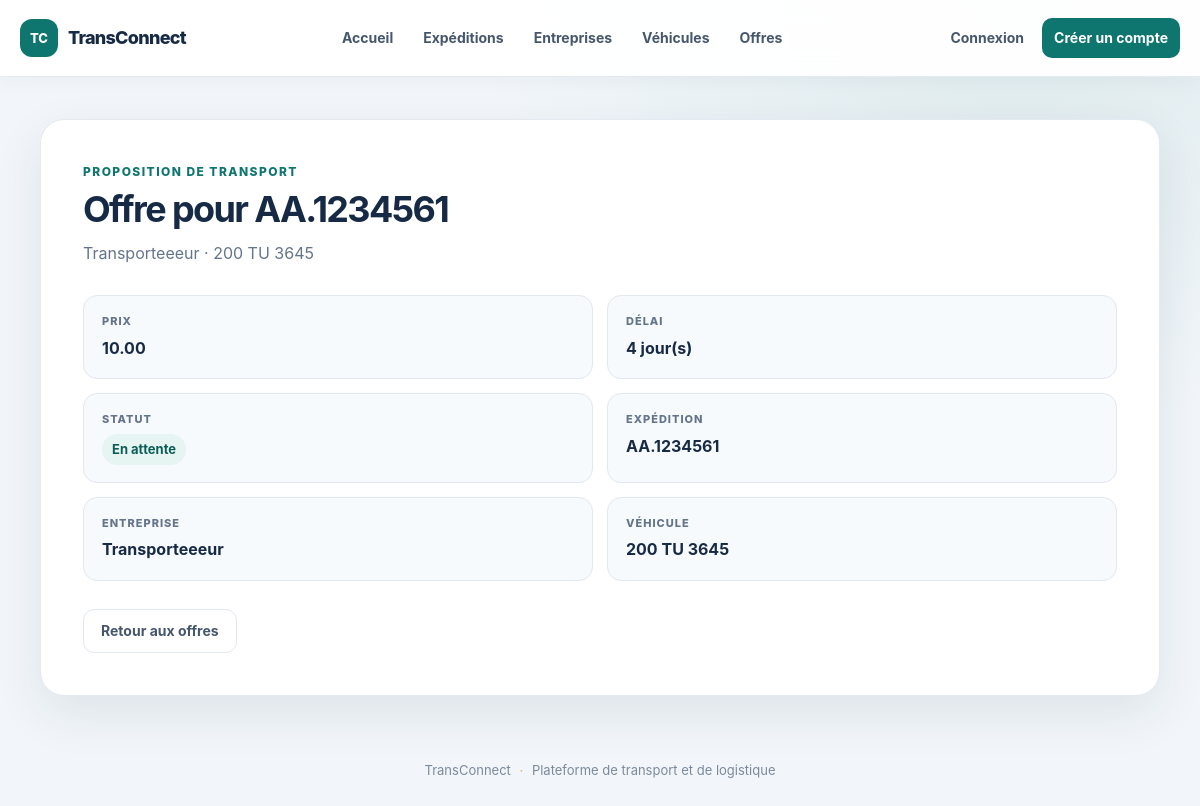
The page /offre/1/ on the database its author committed.
### OffreApp/models.py (models this page shows, shortened)
class Offre(models.Model):
    prix = models.DecimalField(
        max_digits=10,
        decimal_places=2,
        validators=[MinValueValidator(0.01, "Le prix doit être supérieur à 0")],
    )
    delai_jours = models.IntegerField(
        validators=[MinValueValidator(1, "Le délai doit être supérieur ou égal à 1")]
    )
    status = models.CharField(max_length=20, choices=[('en_attente', 'En attente'), ('acceptee', 'Acceptée'), ('refusee', 'Refusée')], default='en_attente')
    date_proposition = models.DateTimeField(auto_now_add=True)
    created_at = models.DateTimeField(auto_now_add=True)
    updated_at = models.DateTimeField(auto_now=True)
    Entreprise = models.ForeignKey(
        Entreprise, on_delete=models.CASCADE,
        related_name='entreprises_offres',
        )
    Vehicule = models.ForeignKey(
        'VehiculeApp.Vehicule', on_delete=models.CASCADE,
        related_name='vehicules_offres',
        )
    expedition = models.ForeignKey(
        'ExpeditionApp.Expedition', on_delete=models.CASCADE,
        related_name='expeditions_offres',
        )

### ExpeditionApp/models.py (models this page shows, shortened)
class Expedition(models.Model):
    reference = models.CharField(max_length=100, unique=True)
    ville_depart = models.CharField(max_length=100)
    ville_arrivee = models.CharField(max_length=100)
    poids = models.DecimalField(max_digits=10, decimal_places=2)
    MinValueValidator(0.1, "Le poids doit être supérieur à 0")
    date_souhaitee = models.DateField()
    description = models.TextField(blank=True, null=True)
    status = models.CharField(max_length=20,
    choices=[('en_attente', 'En attente'),
                ('publiee', 'Publiée'),
                ('attribuee', 'Attribuée'),
                ('en_cours', 'En cours'),
                ('terminee', 'Terminée'),
                ('annulee', 'Annulée'),
    ], default='en_attente')
    created_at = models.DateTimeField(auto_now_add=True)
    updated_at = models.DateTimeField(auto_now=True)
    entreprise = models.ForeignKey(
        Entreprise,
        on_delete=models.CASCADE,
        related_name='entreprises',
    )

### EntrepriseApp/models.py (models this page shows, shortened)
class Entreprise(models.Model):
    raison_sociale = models.CharField(max_length=200, blank=False, null=False)
    matricule_fiscale = models.CharField(max_length=17, unique=True, blank=False, null=False)
    adresse = models.TextField()
    MinLengthValidator(20,"l'adresse doit contenir au moins 20 caractères")
    MaxLengthValidator(400,"l'adresse doit contenir au maximum 200 caractères")
    type_entreprise = models.CharField(max_length=100,
    choices=[
        ('C', 'Chargeur'),
        ('T', 'Transporteur'),
    ])
    creation_date = models.DateTimeField(auto_now_add=True)
    update_date = models.DateTimeField(auto_now=True)
    gerant = models.OneToOneField(utilisateur, on_delete=models.CASCADE,
    related_name='entreprise')

### VehiculeApp/models.py (models this page shows, shortened)
class Vehicule(models.Model):
    immatriculation = models.CharField(max_length=20, unique=True)
    type_vehicule = models.CharField(max_length=50, choices=[('camion', 'Camion'), ('voiture', 'Voiture'), ('moto', 'Moto')])
    capacite = models.PositiveIntegerField(validators=[MinValueValidator(1, "La capacité doit être supérieure à 0")])
    disponibilite = models.BooleanField(default=True)
    description = models.TextField(blank=True, null=True)
    status = models.CharField(max_length=20, choices=[('en_service', 'En service'), ('hors_service', 'Hors service')], default='en_service')
    created_at = models.DateTimeField(auto_now_add=True)
    updated_at = models.DateTimeField(auto_now=True)
    Entreprise = models.ForeignKey(
        Entreprise, on_delete=models.CASCADE,
        related_name='entreprises_vehicules',
        )

### OffreApp/views.py (the view)
# urls.py: path('<int:pk>/', DetailOffre.as_view(), name='offre-detail'),
class DetailOffre(DetailView):
    model = Offre
    template_name = 'Offre/details.html'
    context_object_name = 'offre'

### OffreApp/templates/Offre/details.html (shortened to what this page needs)
{% extends "base.html" %}
{% block content %}
<section class="page-card">
    <header class="page-heading">
        <div>
            <p class="eyebrow">Proposition de transport</p>
            <h1>Offre pour {{ offre.expedition.reference }}</h1>
            <p class="page-intro">{{ offre.Entreprise.raison_sociale }} · {{ offre.Vehicule.immatriculation }}</p>
        </div>
    </header>
    <dl class="detail-grid">
        <div class="detail-item">
            <dt class="detail-label">Prix</dt>
            <dd class="detail-value">{{ offre.prix }}</dd>
        </div>
        <div class="detail-item">
            <dt class="detail-label">Délai</dt>
            <dd class="detail-value">{{ offre.delai_jours }} jour(s)</dd>
        </div>
        <div class="detail-item">
            <dt class="detail-label">Statut</dt>
            <dd class="detail-value"><span class="status-pill">{{ offre.get_status_display }}</span></dd>
        </div>
        <div class="detail-item">
            <dt class="detail-label">Expédition</dt>
            <dd class="detail-value">{{ offre.expedition.reference }}</dd>
        </div>
        <div class="detail-item">
            <dt class="detail-label">Entreprise</dt>
            <dd class="detail-value">{{ offre.Entreprise.raison_sociale }}</dd>
        </div>
        <div class="detail-item">
            <dt class="detail-label">Véhicule</dt>
            <dd class="detail-value">{{ offre.Vehicule.immatriculation }}</dd>
        </div>
    </dl>
    <a class="button-secondary" href="{% url 'offre-list' %}">Retour aux offres</a>
</section>
{% endblock %}

### EntrepriseApp/static/EntrepriseApp/css/site.css (style rules this page uses)
:root { color-scheme: light; --ink: #172a45; --muted: #64748b; --brand: #0e766e; --brand-dark: #0b5d57; --brand-soft: #e6f5f2; --accent: #f0b44d; --surface: #ffffff; --surface-soft: #f7fafc; --line: #e2e8f0; --danger: #b42332; --shadow: 0 18px 50px rgba(23, 42, 69, 0.09); }
* { box-sizing: border-box; }
body.app-body { min-width: 320px; min-height: 100vh; margin: 0; background: radial-gradient(ellipse at 85% 0, rgba(14, 118, 110, 0.09), transparent 34rem), #f2f6fa; color: var(--ink); font-family: Inter, "Segoe UI", Arial, sans-serif; line-height: 1.6; }
.page-card { padding: clamp(24px, 4vw, 42px); border: 1px solid rgba(226, 232, 240, 0.9); border-radius: 24px; background: var(--surface); box-shadow: var(--shadow); }
.page-heading { display: flex; align-items: flex-end; justify-content: space-between; gap: 24px; margin-bottom: 28px; }
.eyebrow { margin: 0 0 7px; color: var(--brand); font-size: 12px; font-weight: 800; letter-spacing: 0.12em; text-transform: uppercase; }
h1, h2, h3 { color: var(--ink); line-height: 1.2; }
h1 { margin: 0; font-size: clamp(27px, 4vw, 36px); letter-spacing: -0.045em; }
.page-intro { max-width: 640px; margin: 10px 0 0; color: var(--muted); }
.button, .button-secondary, .button-danger { display: inline-flex; min-height: 44px; align-items: center; justify-content: center; gap: 8px; padding: 10px 17px; border: 1px solid transparent; border-radius: 11px; font: inherit; font-size: 14px; font-weight: 750; text-align: center; text-decoration: none; cursor: pointer; transition: background 0.18s ease, border-color 0.18s ease, transform 0.18s ease; }
.button-secondary { border-color: var(--line); background: #fff; color: #46566d; }
.detail-grid { display: grid; grid-template-columns: repeat(2, minmax(0, 1fr)); gap: 14px; margin: 28px 0; }
.detail-item { min-width: 0; padding: 17px 18px; border: 1px solid var(--line); border-radius: 14px; background: var(--surface-soft); }
.detail-label { display: block; margin-bottom: 5px; color: var(--muted); font-size: 11px; font-weight: 800; letter-spacing: 0.09em; text-transform: uppercase; }
.detail-value { margin: 0; overflow-wrap: anywhere; font-weight: 650; }
.status-pill { display: inline-flex; align-items: center; padding: 5px 10px; border-radius: 999px; background: var(--brand-soft); color: var(--brand-dark); font-size: 13px; font-weight: 750; }

### rows shown on the page
Offre: expedition.reference "AA.1234561", Entreprise.raison_sociale "Transporteeeur", Vehicule.immatriculation "200 TU 3645", prix "10.00", delai_jours "4", status "En attente"
